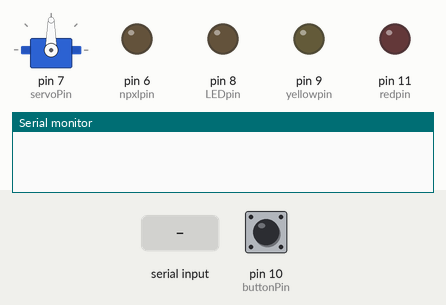
Recording of a sketch running on a simulated Arduino Uno, built with avr-gcc and run on an emulated ATmega328P. Parts: servo, output pins drawn as LEDs (lit = HIGH), the last lines printed to the serial monitor. The test bench sets the inputs (shaded band); at power-on: pin 10 (buttonPin) LOW.

Above: at 1.2 s.
1.3 s: "1" received over Serial
At 2.5 s:
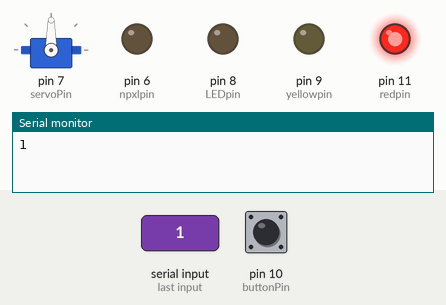
2.8 s: "3" received over Serial
At 3.6 s:
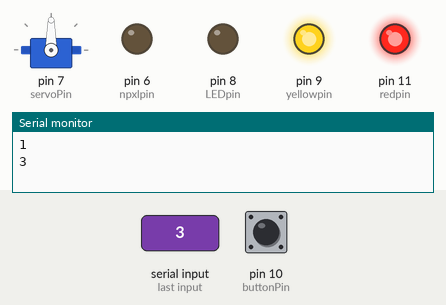
4.3 s: "4" received over Serial
At 4.7 s:
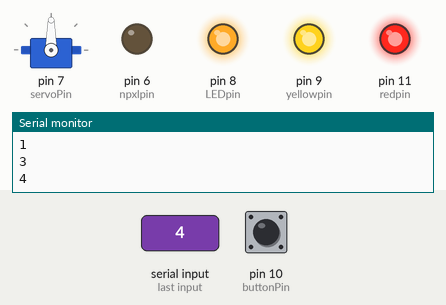
5.8 s: "5" received over Serial
At 7.0 s:
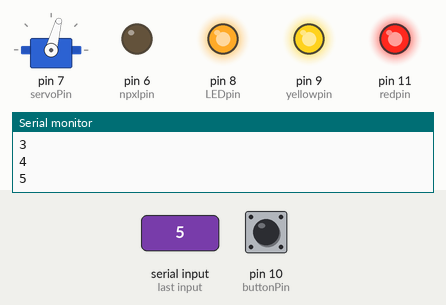
7.3 s: pin 10 (buttonPin) pulled HIGH for 0.15 s
At 7.37 s:
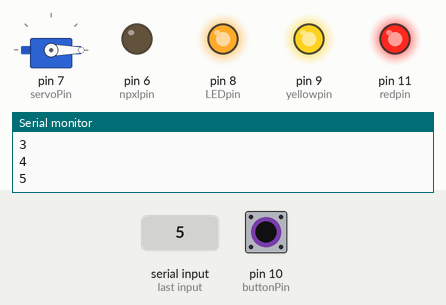
8.9 s: "6" received over Serial
At 9.4 s:
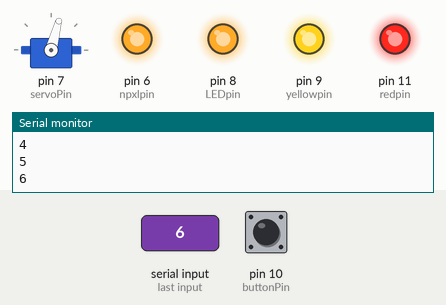
Timing chart, 0 to 11.4 s (numbered marks = the images above; inputs shaded):
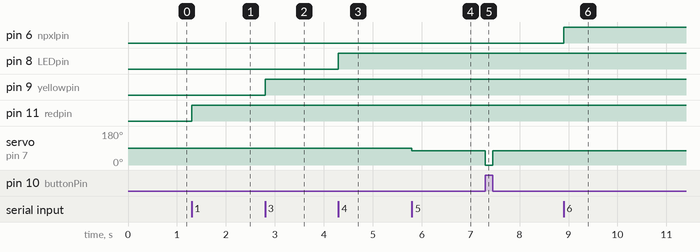

Measured:
- after the input at 1.3 s, pin 11 (redpin): LOW → HIGH at once
- after the input at 2.8 s, pin 9 (yellowpin): LOW → HIGH at once
- after the input at 4.3 s, pin 8 (LEDpin): LOW → HIGH at once
- after the input at 5.8 s, servo on pin 7 (servoPin): 90° → 75° at once
- after the input at 7.3 s, servo on pin 7 (servoPin): 75° → 0° at once, → 75° 0.15 s later
- after the input at 8.9 s, pin 6 (npxlpin): LOW → HIGH at once

The sketch:

AirWireArduino.ino
```cpp
//AirWireCode4.0
/*AW4 Code for Science Museum
By Viraj Joshi (http://virajvjoshi.com)
*/

//1 RGBLED
int redpin = 11;
int val;

//2 Button
const int buttonPin = 10;
int buttonState = 0;

//3 2-ColourLED
int  yellowpin  = 9;
int  val2;

//4 LED Array
const int LEDpin = 8;

//5 Servo
#include <Servo.h>;
const int servoPin = 7;
Servo servo;
int counter = 0;

//6 Neopixel
int  npxlpin  = 6;

//Other Declaration
char data = 0;


void setup()
{
//1 RGBLED
  pinMode(redpin, OUTPUT);

//2 Button
  pinMode(buttonPin, INPUT);

//3 Servo
  servo.attach (servoPin);

//4 LED Array
  pinMode(LEDpin, OUTPUT);

//5 2-Colour LED
  pinMode(yellowpin, OUTPUT);

////6 NPxl
  pinMode(npxlpin, OUTPUT);

  Serial.begin(115200);
}

void loop()
{
//Read Processing Data
  if (Serial.available() > 0) {
    data = Serial.read();
    Serial.println(data);
  }

//1 Button and RGBLED
  if (data == '1') {
  int buttonState;
  buttonState = digitalRead(buttonPin);
  if (buttonState == LOW)
  {
    digitalWrite(redpin, HIGH);
  }
  else {
    digitalWrite(redpin, LOW);
  }
  }

//3 Button and 2-ColourLED
  if (data == '3') {
    int buttonState;
  buttonState = digitalRead(buttonPin);
  if (buttonState == LOW)
  {
    digitalWrite(yellowpin, HIGH);
  }
  else {
    digitalWrite(yellowpin,LOW);
  }
  }

//4 Button and LEDArray
  if (data == '4') {
  int buttonState;
  buttonState = digitalRead(buttonPin);
  if (buttonState == LOW)
  {
    digitalWrite(LEDpin, HIGH);
  }
  else {
    digitalWrite(LEDpin,LOW);
  }
  }

//5 Button and Servo
  if (data == '5') {
    int buttonState;
  buttonState = digitalRead(buttonPin);
  if (buttonState == LOW)
  {
    servo.write(75);
  }
  else {
    servo.write(0);
  }
  }

//6 NeoPixel
  if (data == '6') {
    int buttonState;
  buttonState = digitalRead(buttonPin);
  if (buttonState == LOW)
  {
    digitalWrite(npxlpin, HIGH);
  }
  else {
    digitalWrite(npxlpin,LOW);
  }
  }
  }
```
